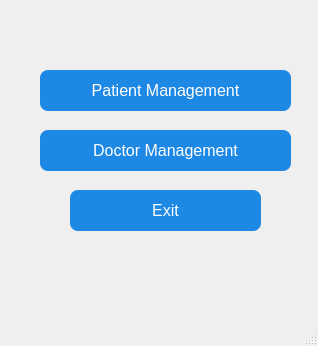
<?xml version="1.0" encoding="UTF-8"?>
<ui version="4.0">
 <class>MainWindow</class>
 <widget class="QMainWindow" name="MainWindow">
  <property name="geometry">
   <rect>
    <x>0</x>
    <y>0</y>
    <width>318</width>
    <height>346</height>
   </rect>
  </property>
  <property name="windowTitle">
   <string>MainWindow</string>
  </property>
  <property name="styleSheet">
   <string notr="true">

QPushButton {
    background-color: #1e88e5;
    color: white;
    border-radius: 8px;
    padding: 10px;
    font-size: 16px;
}

QPushButton:hover {
    background-color: #1565c0;
}
</string>
  </property>
  <widget class="QWidget" name="centralwidget">
   <widget class="QPushButton" name="patientBtn">
    <property name="geometry">
     <rect>
      <x>40</x>
      <y>70</y>
      <width>251</width>
      <height>41</height>
     </rect>
    </property>
    <property name="text">
     <string>Patient Management</string>
    </property>
   </widget>
   <widget class="QPushButton" name="exitBtn">
    <property name="geometry">
     <rect>
      <x>70</x>
      <y>190</y>
      <width>191</width>
      <height>41</height>
     </rect>
    </property>
    <property name="text">
     <string>Exit</string>
    </property>
   </widget>
   <widget class="QPushButton" name="doctorBtn">
    <property name="geometry">
     <rect>
      <x>40</x>
      <y>130</y>
      <width>251</width>
      <height>41</height>
     </rect>
    </property>
    <property name="text">
     <string>Doctor Management</string>
    </property>
   </widget>
  </widget>
  <widget class="QMenuBar" name="menubar">
   <property name="geometry">
    <rect>
     <x>0</x>
     <y>0</y>
     <width>318</width>
     <height>17</height>
    </rect>
   </property>
  </widget>
  <widget class="QStatusBar" name="statusbar"/>
 </widget>
 <resources/>
 <connections/>
</ui>
